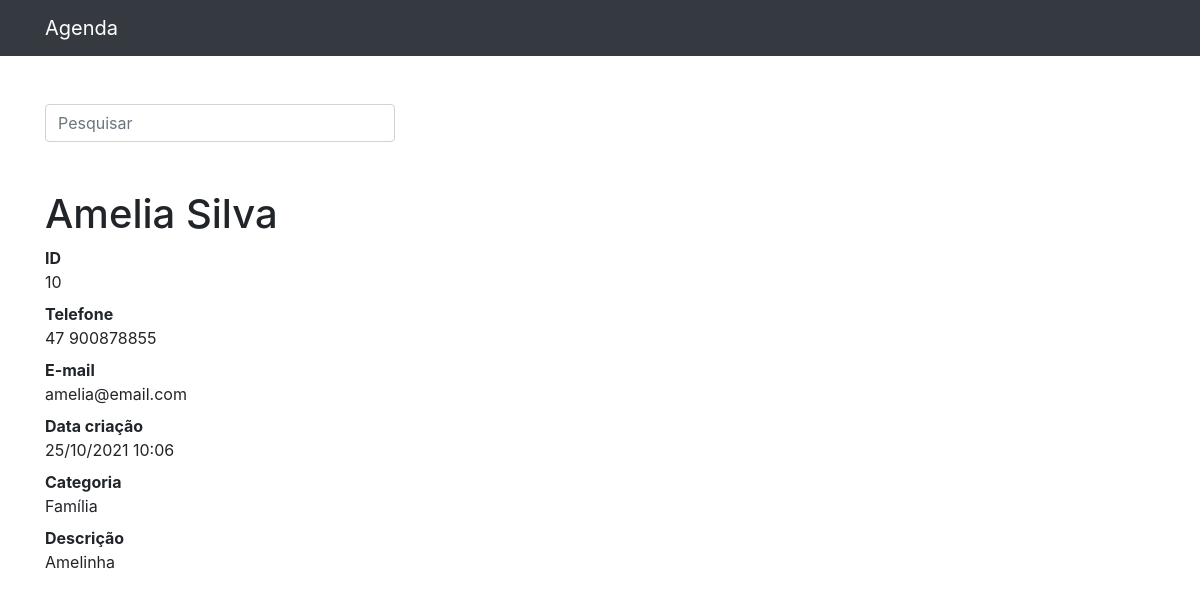
The page /10 on the database its author committed.
### contatos/models.py (models this page shows, shortened)
class Contato(models.Model):
    nome = models.CharField(max_length=30)
    sobrenome = models.CharField(max_length=30, blank=True)
    telefone = models.CharField(max_length=30)
    email = models.CharField(max_length=100, blank=True)
    data_criacao = models.DateTimeField(default=timezone.now)
    descricao = models.TextField(blank=True)
    categoria = models.ForeignKey(Categoria, on_delete=models.DO_NOTHING)
    mostrar = models.BooleanField(default=True)

class Categoria(models.Model):
    nome = models.CharField(max_length=100)
    def __str__(self):
        return self.nome

### contatos/views.py (the view)
# urls.py: path('<int:contato_id>', views.detalhes, name='detalhes'),
def detalhes(request, contato_id):
    contato = get_object_or_404(Contato, id=contato_id)
    if not contato.mostrar:
        raise Http404()
    return render(request, 'contatos/detalhes.html', {
        'contato': contato
    })

### contatos/templates/contatos/detalhes.html (shortened to what this page needs)
{% extends 'base.html'%}
{%block conteudo%}
    <h1 class="mt-5">{{contato.nome}} {{contato.sobrenome}}</h1>
    <dl>
      <dt>ID</dt>
      <dd>{{contato.id}}</dd>
      <dt>Telefone</dt>
      <dd>{{contato.telefone}}</dd>
      <dt>E-mail</dt>
      <dd>{{contato.email}}</dd>
      <dt>Data criação</dt>
      <dd>{{contato.data_criacao|date:'d/m/Y H:i'}}</dd>
      <dt>Categoria</dt>
      <dd>{{contato.categoria}}</dd>
      <dt>Descrição</dt>
      <dd>{{contato.descricao}}</dd>
    </dl>
{%endblock%}

### rows shown on the page
Contato: nome "Amelia", sobrenome "Silva", id "10", telefone "47 900878855", email "amelia@email.com", data_criacao "25/10/2021 10:06", categoria "Família", descricao "Amelinha"
